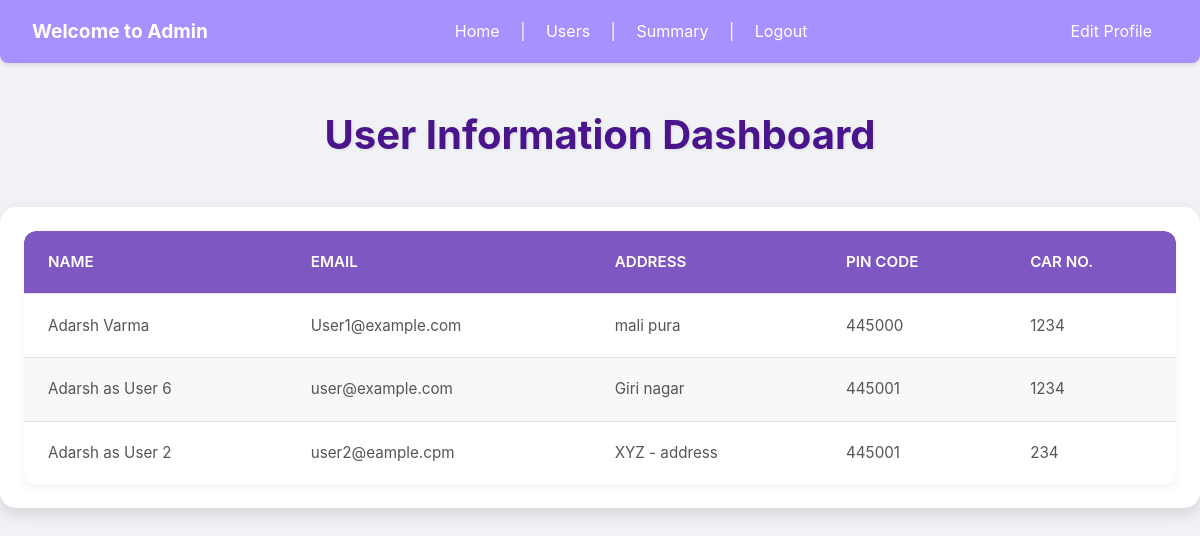
The app's page /admin/users (signed in) with its own data.
### tables this page shows
CREATE TABLE users (
            id INTEGER PRIMARY KEY AUTOINCREMENT,
            email TEXT UNIQUE NOT NULL,
            password TEXT NOT NULL,
            full_name TEXT,
            address TEXT,
            pin_code TEXT,
            car_number TEXT
        );

### controlers/admin.py (the view)
@admin_bp.route('/users')
def users():
    user_data = get_all_users()
    return render_template('/admin/users.html', user_data =user_data)

### controlers/admin.py (called while the page is built)
@admin_bp.before_request
def require_admin():
    if 'email' not in session or not is_admin(session['email']):
        flash("😞😞 You need to Login as Admin 😞😞", "error")
        return redirect(url_for('login'))

### controlers/control.py (called while the page is built)
def is_admin(email):
    conn = sqlite3.connect(db_path)
    c = conn.cursor()
    c.execute('SELECT * FROM admin WHERE email = ?', (email,))
    admin = c.fetchone()
    conn.close()
    return admin is not None

def get_all_users():
    conn = sqlite3.connect(db_path)
    c = conn.cursor()
    c.execute('SELECT full_name,email,address,pin_code,car_number FROM users')
    users = c.fetchall()
    conn.close()
    return users

### templates/admin/users.html (shortened to what this page needs)
<!DOCTYPE html>
<html lang="en">
<head>
    <link rel="stylesheet" href="https://cdnjs.cloudflare.com/ajax/libs/font-awesome/6.0.0-beta3/css/all.min.css" xintegrity="sha512-..." />
    <link rel="stylesheet" href="{{ url_for('static', filename='all_users_info.css') }}">
</head>
<body>
    <div class="navbar">
        <div class="left">Welcome to Admin</div>
        <div class="center">
            <a href="/">Home</a> |
            <a href="/admin/users">Users</a> |
            <a href="/admin/user_summary">Summary</a> |
            <a href="/logout">Logout</a>
        </div>
        <div class="right"><a href="#">Edit Profile</a></div>
    </div>
    <h2 class="dashboard-heading">User Information Dashboard</h2>
    <div class="table-container">
        <table>
            <thead>
                <tr>
                    <th>Name</th>
                    <th>Email</th>
                    <th>Address</th>
                    <th>Pin Code</th>
                    <th>Car No.</th>
                </tr>
            </thead>
            <tbody>
                {% for user in user_data %}
                <tr>
                    <td>{{ user[0] }}</td>
                    <td>{{ user[1] }}</td>
                    <td>{{ user[2] }}</td>
                    <td>{{ user[3] }}</td>
                    <td>{{ user[4] }}</td>
                </tr>
                {% endfor %}
            </tbody>
        </table>
    </div>
</body>
</html>

### static/all_users_info.css (style rules this page uses)
body { font-family: 'Inter', sans-serif; margin: 0; padding: 0; background-color: #f0f2f5; color: #333; line-height: 1.6; overflow-x: hidden; }
.navbar { display: flex; justify-content: space-between; align-items: center; background-color: #a890fe; padding: 1rem 2rem; color: #fff; box-shadow: 0 2px 4px rgba(0, 0, 0, 0.1); flex-wrap: wrap; border-bottom-left-radius: 8px; border-bottom-right-radius: 8px; }
.navbar .left { font-weight: bold; font-size: 1.2rem; margin-right: 1rem; }
.navbar .center { flex-grow: 1; text-align: center; }
.navbar .right { margin-left: 1rem; }
.navbar a { color: #fff; text-decoration: none; padding: 0.5rem 1rem; transition: background-color 0.3s ease, border-radius 0.3s ease; border-radius: 5px; }
.dashboard-heading { text-align: center; color: #4a148c; margin-top: 2.5rem; margin-bottom: 2.5rem; font-size: 2.5rem; font-weight: 700; text-shadow: 1px 1px 3px rgba(0, 0, 0, 0.1); }
.table-container { padding: 1.5rem; max-width: 1200px; margin: 0 auto; background-color: #fff; border-radius: 16px; box-shadow: 0 6px 15px rgba(0, 0, 0, 0.12); overflow-x: auto; }
table { width: 100%; border-collapse: collapse; border-radius: 12px; overflow: hidden; box-shadow: 0 4px 10px rgba(0, 0, 0, 0.05); }
th, td { padding: 1.2rem 1.5rem; text-align: left; border-bottom: 1px solid #e0e0e0; }
th { background-color: #7e57c2; color: #fff; font-weight: 600; text-transform: uppercase; font-size: 0.95rem; }
th:first-child { border-top-left-radius: 12px; }
th:last-child { border-top-right-radius: 12px; }
tbody tr:last-child td { border-bottom: none; }
tbody tr:nth-child(even) { background-color: #f8f8f8; }
td { color: #555; font-size: 0.95rem; }

### records on screen
users: full_name "Adarsh Varma", email "User1@example.com", address "mali pura", pin_code "445000", car_number "1234"
users: full_name "Adarsh as User 6", email "user@example.com", address "Giri nagar", pin_code "445001", car_number "1234"
users: full_name "Adarsh as User 2", email "user2@eample.cpm", address "XYZ - address", pin_code "445001", car_number "234"
